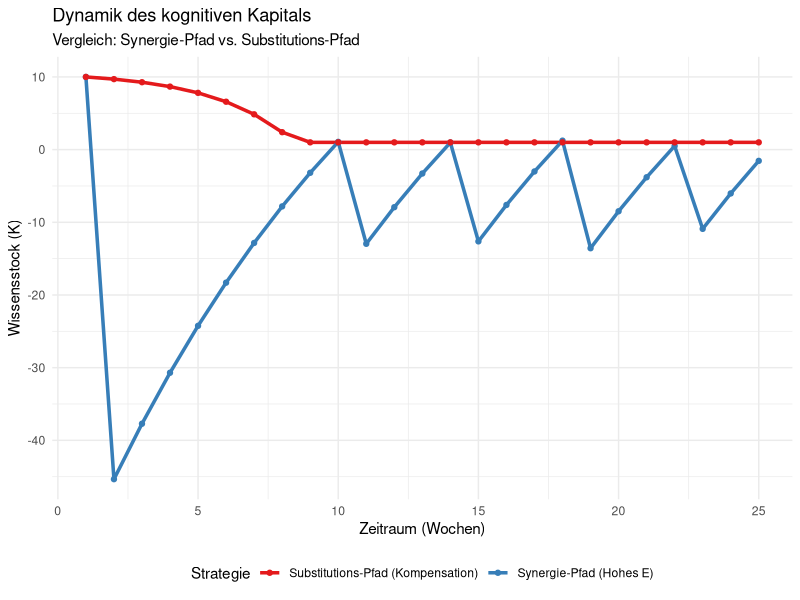

Recreate this plot in R.
## ---- chunk 1
#| label: sim-linear-model
#| echo: true
#| warning: false
#| message: false
library(tidyverse)

# Modellparameter für das bereinigte lineare System
t_max <- 25
bar_T <- 40
K_0   <- 10.0
delta <- 0.08   # Natürliche Vergessensrate
alpha <- 0.50   # Wissensaufbau pro Stunde E
gamma <- 0.25   # Wissensabbau pro Einheit A
mu    <- 0.45   # Outputpräferenz

# Initialisierung der Datenstrukturen
sim_data <- tibble(
  Woche = rep(1:t_max, 2),
  Pfad  = rep(c("Synergie-Pfad (Hohes E)", "Substitutions-Pfad (Kompensation)"), each = t_max),
  K     = 0.0, A = 0.0, Y = 0.0
)

# Pfadspezifische Kontrollvariablen
E_Synergie <- 8.0 
E_Subst    <- 2.0 

K_Syn <- K_0
K_Sub <- K_0

for(t in 1:t_max) {
  # 1. Synergie-Pfad
  A_Syn <- max(0, ((mu / (1-mu)) * (K_Syn + alpha/gamma) * (bar_T - E_Synergie)) - K_Syn * E_Synergie)
  Y_Syn <- K_Syn * E_Synergie + A_Syn
  
  # 2. Substitutions-Pfad
  A_Sub <- max(0, 22.0 - K_Sub * E_Subst)
  Y_Sub <- K_Sub * E_Subst + A_Sub
  
  # Daten wegschreiben
  sim_data$K[sim_data$Woche == t & sim_data$Pfad == "Synergie-Pfad (Hohes E)"] <- K_Syn
  sim_data$A[sim_data$Woche == t & sim_data$Pfad == "Synergie-Pfad (Hohes E)"] <- A_Syn
  sim_data$Y[sim_data$Woche == t & sim_data$Pfad == "Synergie-Pfad (Hohes E)"] <- Y_Syn
  
  sim_data$K[sim_data$Woche == t & sim_data$Pfad == "Substitutions-Pfad (Kompensation)"] <- K_Sub
  sim_data$A[sim_data$Woche == t & sim_data$Pfad == "Substitutions-Pfad (Kompensation)"] <- A_Sub
  sim_data$Y[sim_data$Woche == t & sim_data$Pfad == "Substitutions-Pfad (Kompensation)"] <- Y_Sub
  
  # Transitionen
  K_Syn <- (1 - delta) * K_Syn + alpha * E_Synergie - gamma * A_Syn
  K_Sub <- max(1.0, (1 - delta) * K_Sub + alpha * E_Subst - gamma * A_Sub)
}



# Visualisierung des Wissens-Divergenz-Pfades
ggplot(sim_data, aes(x = Woche, y = K, color = Pfad)) +
  geom_line(linewidth = 1.2) +
  geom_point() +
  labs(
    title = "Dynamik des kognitiven Kapitals",
    subtitle = "Vergleich: Synergie-Pfad vs. Substitutions-Pfad",
    x = "Zeitraum (Wochen)",
    y = "Wissensstock (K)",
    color = "Strategie"
  ) +
  theme_minimal() +
  scale_color_brewer(palette = "Set1") +
  theme(legend.position = "bottom")
